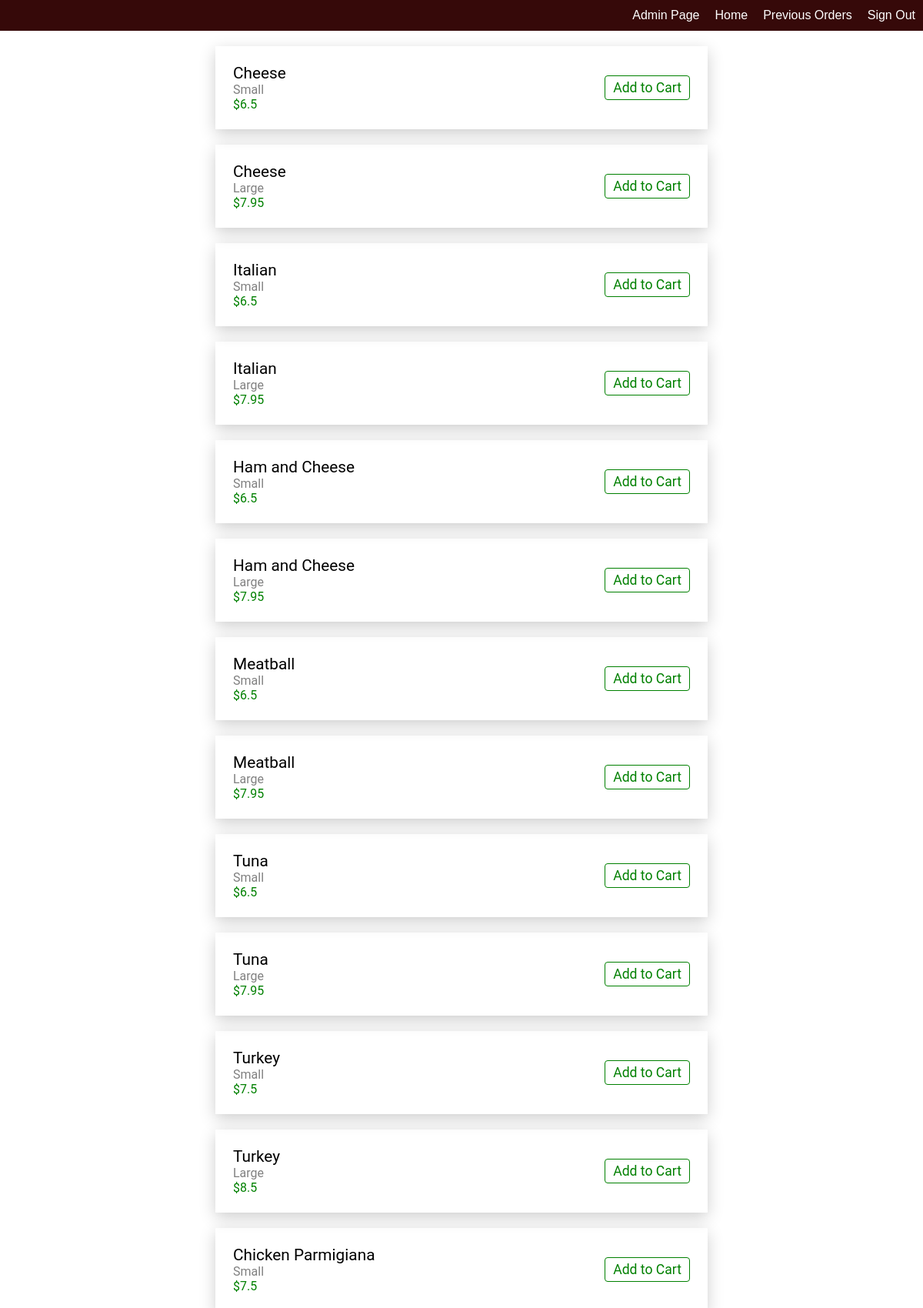
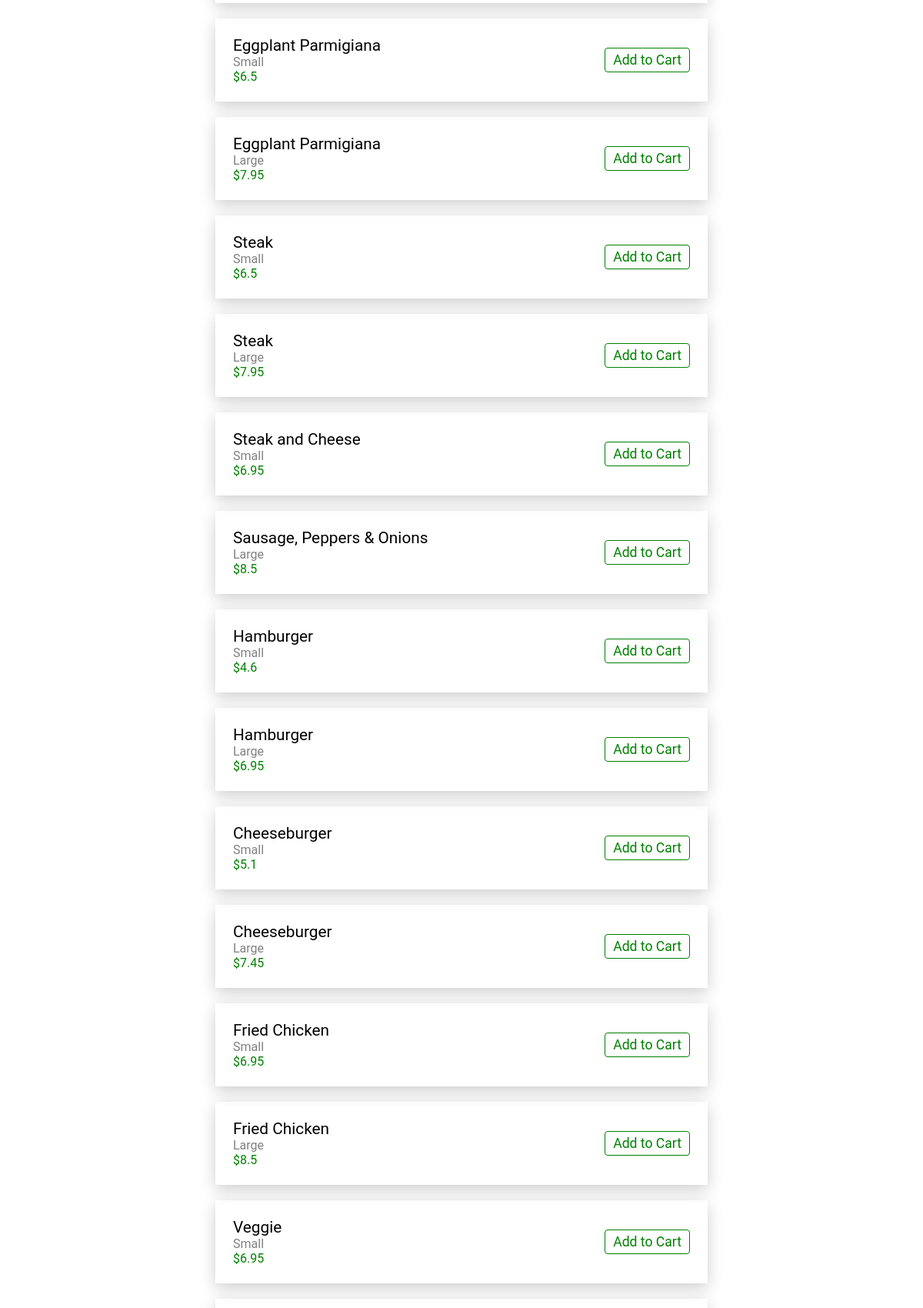
/page/3 (signed in, upper part), run on the app's committed database (2 pictures, top to bottom).
### orders/models.py (models this page shows, shortened)
class Menu(models.Model):
	category_list = [('Regular Pizza','Regular Pizza'),('Sicilian Pizza','Sicilian Pizza'),('Subs','Subs'),('Pasta','Pasta'),('Salad','Salad'),('Dinner Platter','Dinner Platter')]
	category = models.CharField(max_length = 64, choices = category_list)
	name = models.CharField(max_length=64)
	size = models.CharField(max_length=64,blank = True)
	cost = models.FloatField()
	no_of_toppings = models.IntegerField()

### orders/views.py (the view, shortened to what this page needs)
# urls.py: path("page/<int:page_id>",views.page,name = "page"),
def page(request,page_id):
	if page_id is 1:
		orders = Shopping_Cart.objects.filter(user = request.user)
		toppings = Topping.objects.all();
		menu = Menu.objects.filter(category = "Regular Pizza")
		context = {
		"toppings":toppings,
		"orders":orders,
		"menu":menu
		}
		return render(request,"orders/reg_pizza.html",context)
	elif page_id is 3:
		orders = Shopping_Cart.objects.filter(user = request.user)
		addition = Addition.objects.all();
		menu = Menu.objects.filter(category = "Subs")
		context = {
		"additions":addition,
		"orders":orders,
		"menu":menu
		}
		return render(request,"orders/subs.html",context)

### orders/templates/orders/subs.html (shortened to what this page needs)
{% extends "orders/layout.html" %}
{% load static %}
{% block others %}
<link rel = "stylesheet" href = "{% static 'orders/stylemenu.css' %}">
<link rel = "stylesheet" href = "{% static 'orders/navbar.css'%}">
{% endblock %}
{% block body %}
<nav>
	<a href = "{% url 'logout' %}">Sign Out</a>
	<a href = "{% url 'previous' %}">Previous Orders</a>
	<a href = "{% url 'index' %}">Home</a>
	{% if request.user.is_superuser %}
	<a href = "{% url 'orders' %}">Admin Page</a>
	{% endif %}
</nav>
{% for item in menu %}
<div class = "items">
	<table>
		<tr>
			<td><span class = "item_name">{{ item.name }}</span><br><span class = "item_size">{{ item.size }}</span><br><span class = "item_cost">${{item.cost}}</span></td>
			<td class="button_right"><button data-item_id="{{ item.id }}" data-no_toppings = "{{ item.no_of_toppings }}" data-cost = "{{ item.cost }}" data-size = "{{ item.size }}" data-name = "{{ item.name }}"class = "add_button">Add to Cart</button></td>
		</tr>
	</table>
</div>
{% endfor %}
{% endblock %}

### orders/static/orders/stylemenu.css (style rules this page uses)
.item_name { font-size: 1.3em; font-family: Roboto; }
.item_size { font-size:1em; font-family: roboto; color: grey; }
.item_cost { font-family: roboto; color: green; }
.items,.topping { width: 50%; margin: 20px auto; padding: 20px; box-shadow: 0 4px 8px 0 rgba(0, 0, 0, 0.01), 0 6px 20px 0 rgba(0, 0, 0, 0.19); }
table { width: 100%; }
.button_right { text-align: right; }
.button_right button { border: 1px solid green; background:none; font-size: 1.1em; font-family: Roboto; color: green; border-radius: height:30px; padding: 5px 10px; border-radius: 4px; outline: none; }

### orders/static/orders/navbar.css (style rules this page uses)
body,html { margin:0; }
nav { width:100%; height: 40px; line-height: 40px; background-color: #360909; color: white; }
nav a { float: right; display: block; color: white; font-family: Helvetica; padding: 0 10px; text-decoration: none; }

### data on the page
Menu: name "Cheese", size "Small", cost "6.5"
Menu: name "Cheese", size "Large", cost "7.95"
Menu: name "Italian", size "Small", cost "6.5"
Menu: name "Italian", size "Large", cost "7.95"
Menu: name "Ham and Cheese", size "Small", cost "6.5"
Menu: name "Ham and Cheese", size "Large", cost "7.95"
Menu: name "Meatball", size "Small", cost "6.5"
Menu: name "Meatball", size "Large", cost "7.95"
Menu: name "Tuna", size "Small", cost "6.5"
Menu: name "Tuna", size "Large", cost "7.95"
Menu: name "Turkey", size "Small", cost "7.5"
Menu: name "Turkey", size "Large", cost "8.5"
Menu: name "Chicken Parmigiana", size "Small", cost "7.5"
Menu: name "Eggplant Parmigiana", size "Small", cost "6.5"
Menu: name "Eggplant Parmigiana", size "Large", cost "7.95"
Menu: name "Steak", size "Small", cost "6.5"
Menu: name "Steak", size "Large", cost "7.95"
Menu: name "Steak and Cheese", size "Small", cost "6.95"
Menu: name "Sausage, Peppers & Onions", size "Large", cost "8.5"
Menu: name "Hamburger", size "Small", cost "4.6"
Menu: name "Hamburger", size "Large", cost "6.95"
Menu: name "Cheeseburger", size "Small", cost "5.1"
Menu: name "Cheeseburger", size "Large", cost "7.45"
Menu: name "Fried Chicken", size "Small", cost "6.95"
Menu: name "Fried Chicken", size "Large", cost "8.5"
Menu: name "Veggie", size "Small", cost "6.95"
